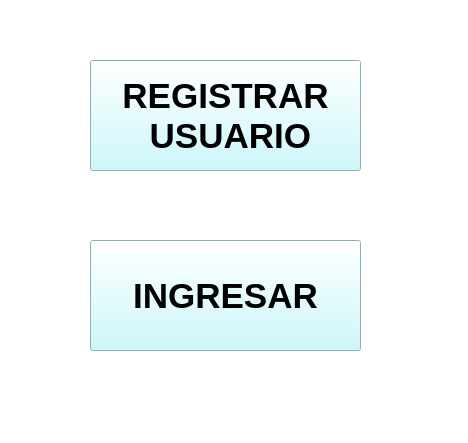
<?xml version="1.0" encoding="UTF-8"?>
<ui version="4.0">
 <class>MainWindow</class>
 <widget class="QMainWindow" name="MainWindow">
  <property name="geometry">
   <rect>
    <x>0</x>
    <y>0</y>
    <width>468</width>
    <height>443</height>
   </rect>
  </property>
  <property name="windowTitle">
   <string>libreria</string>
  </property>
  <property name="styleSheet">
   <string notr="true">background-color:rgb(255, 255, 255)</string>
  </property>
  <widget class="QWidget" name="centralwidget">
   <widget class="QPushButton" name="btn_registrar">
    <property name="geometry">
     <rect>
      <x>90</x>
      <y>60</y>
      <width>271</width>
      <height>111</height>
     </rect>
    </property>
    <property name="palette">
     <palette>
      <active>
       <colorrole role="Button">
        <brush brushstyle="SolidPattern">
         <color alpha="255">
          <red>190</red>
          <green>249</green>
          <blue>255</blue>
         </color>
        </brush>
       </colorrole>
       <colorrole role="Base">
        <brush brushstyle="SolidPattern">
         <color alpha="255">
          <red>190</red>
          <green>249</green>
          <blue>255</blue>
         </color>
        </brush>
       </colorrole>
       <colorrole role="Window">
        <brush brushstyle="SolidPattern">
         <color alpha="255">
          <red>190</red>
          <green>249</green>
          <blue>255</blue>
         </color>
        </brush>
       </colorrole>
      </active>
      <inactive>
       <colorrole role="Button">
        <brush brushstyle="SolidPattern">
         <color alpha="255">
          <red>190</red>
          <green>249</green>
          <blue>255</blue>
         </color>
        </brush>
       </colorrole>
       <colorrole role="Base">
        <brush brushstyle="SolidPattern">
         <color alpha="255">
          <red>190</red>
          <green>249</green>
          <blue>255</blue>
         </color>
        </brush>
       </colorrole>
       <colorrole role="Window">
        <brush brushstyle="SolidPattern">
         <color alpha="255">
          <red>190</red>
          <green>249</green>
          <blue>255</blue>
         </color>
        </brush>
       </colorrole>
      </inactive>
      <disabled>
       <colorrole role="Button">
        <brush brushstyle="SolidPattern">
         <color alpha="255">
          <red>190</red>
          <green>249</green>
          <blue>255</blue>
         </color>
        </brush>
       </colorrole>
       <colorrole role="Base">
        <brush brushstyle="SolidPattern">
         <color alpha="255">
          <red>190</red>
          <green>249</green>
          <blue>255</blue>
         </color>
        </brush>
       </colorrole>
       <colorrole role="Window">
        <brush brushstyle="SolidPattern">
         <color alpha="255">
          <red>190</red>
          <green>249</green>
          <blue>255</blue>
         </color>
        </brush>
       </colorrole>
      </disabled>
     </palette>
    </property>
    <property name="font">
     <font>
      <pointsize>26</pointsize>
      <weight>75</weight>
      <bold>true</bold>
     </font>
    </property>
    <property name="mouseTracking">
     <bool>true</bool>
    </property>
    <property name="tabletTracking">
     <bool>true</bool>
    </property>
    <property name="toolTip">
     <string/>
    </property>
    <property name="styleSheet">
     <string notr="true">background-color:rgb(190, 249, 255)

</string>
    </property>
    <property name="text">
     <string>REGISTRAR
 USUARIO</string>
    </property>
    <property name="autoDefault">
     <bool>false</bool>
    </property>
    <property name="default">
     <bool>false</bool>
    </property>
    <property name="flat">
     <bool>false</bool>
    </property>
   </widget>
   <widget class="QPushButton" name="btn_ingresar">
    <property name="geometry">
     <rect>
      <x>90</x>
      <y>240</y>
      <width>271</width>
      <height>111</height>
     </rect>
    </property>
    <property name="font">
     <font>
      <pointsize>26</pointsize>
      <weight>75</weight>
      <bold>true</bold>
     </font>
    </property>
    <property name="mouseTracking">
     <bool>true</bool>
    </property>
    <property name="tabletTracking">
     <bool>true</bool>
    </property>
    <property name="styleSheet">
     <string notr="true">background-color:rgb(190, 249, 255)
</string>
    </property>
    <property name="text">
     <string>INGRESAR</string>
    </property>
   </widget>
  </widget>
 </widget>
 <tabstops>
  <tabstop>btn_registrar</tabstop>
  <tabstop>btn_ingresar</tabstop>
 </tabstops>
 <resources/>
 <connections/>
</ui>
